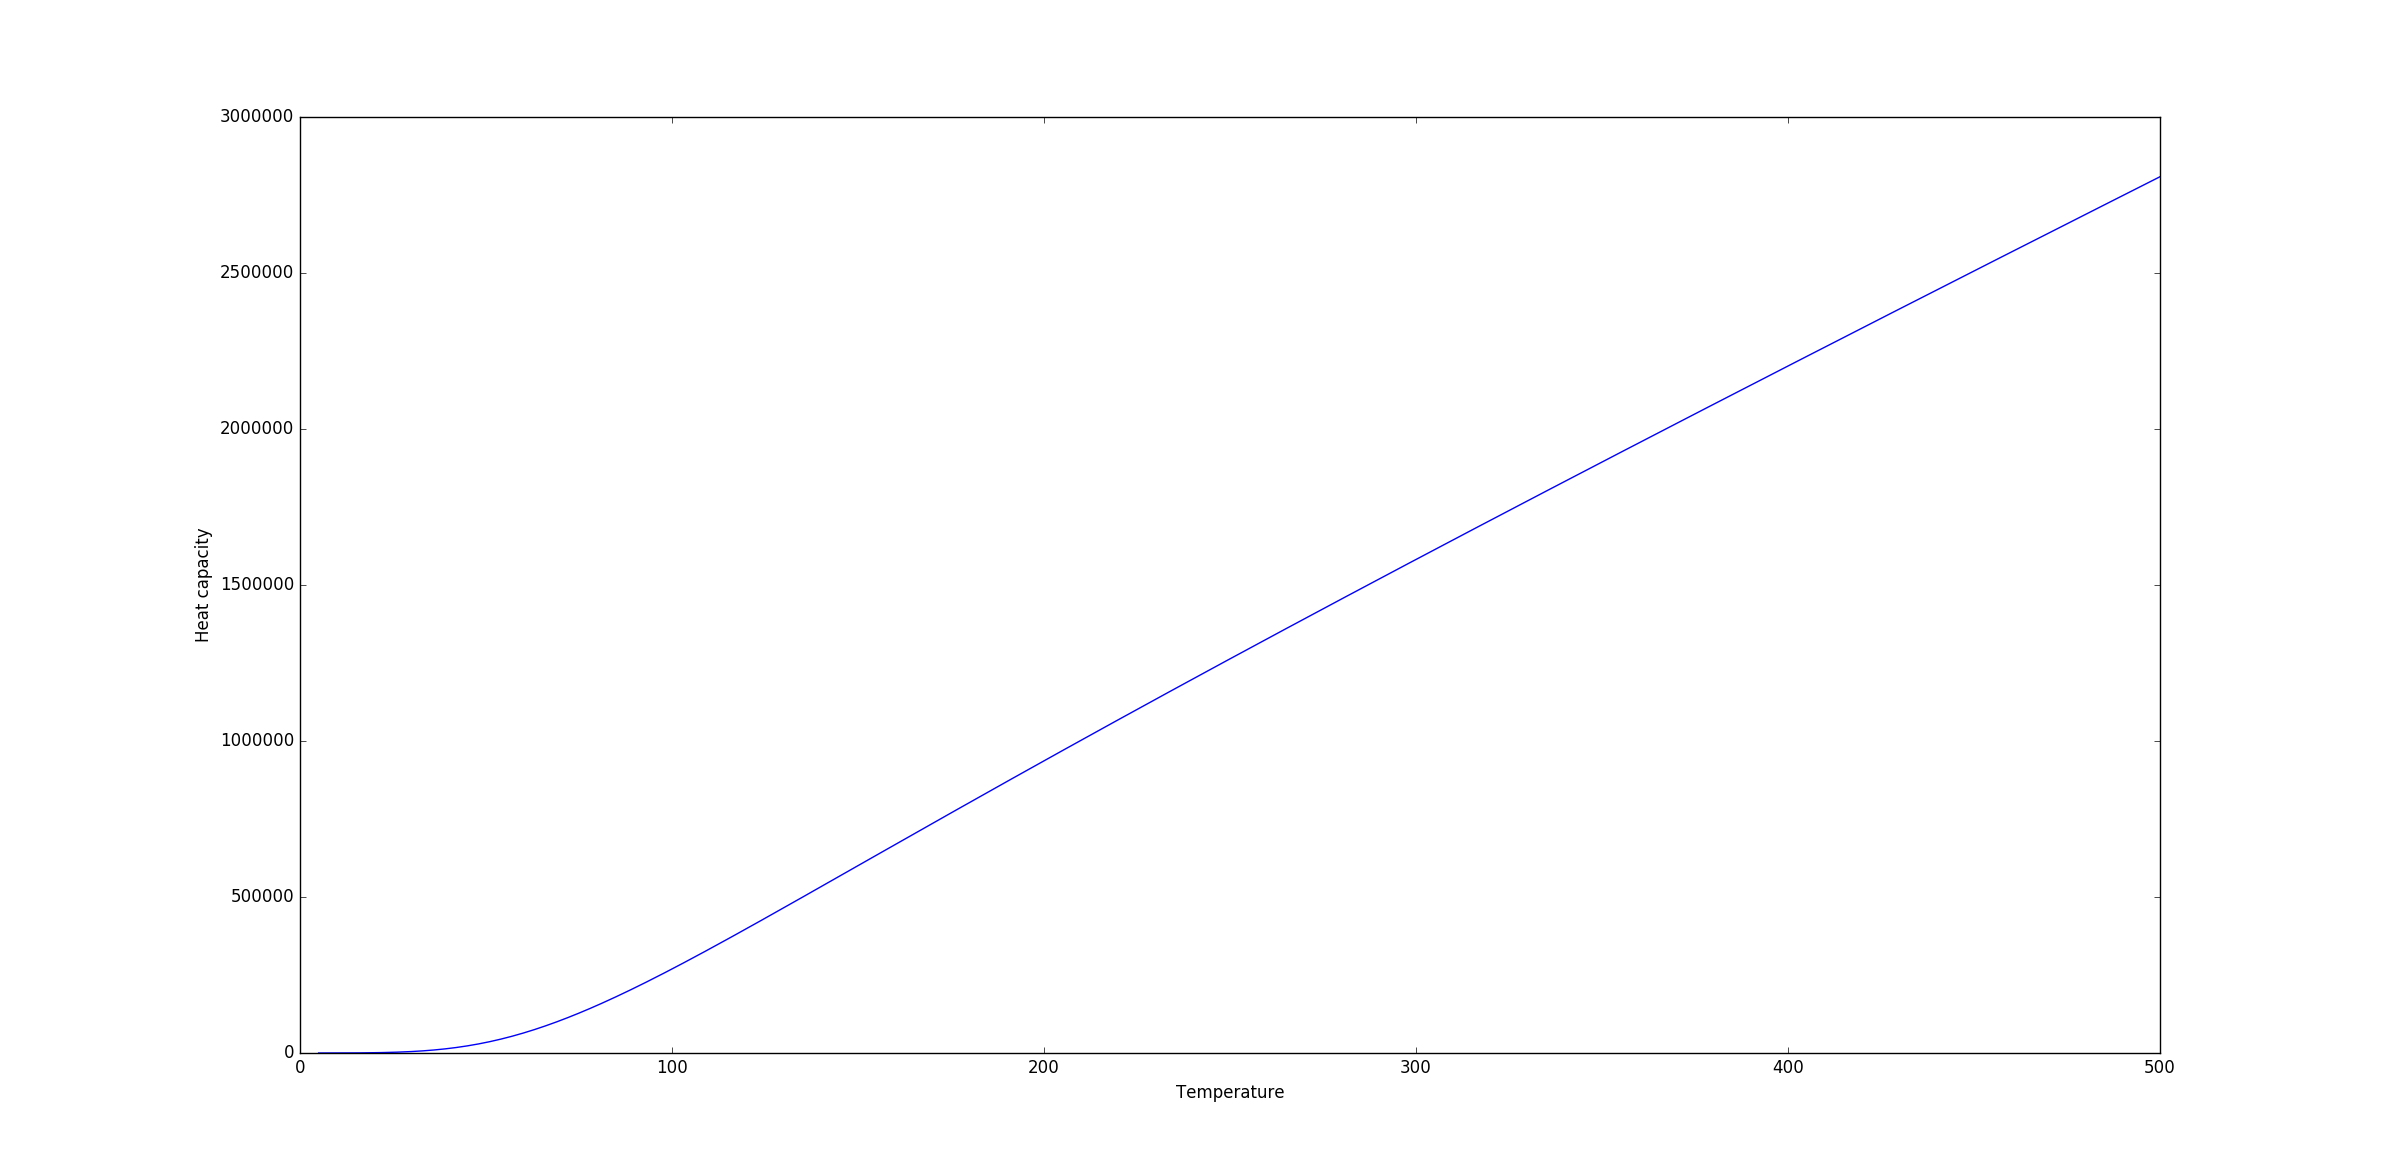

Python code for this plot:
#import functions
from numpy import zeros
from math import exp
from pylab import show,plot,xlabel,ylabel
#input temperature
userT=int(input("Enter the temperature: "))
#set variables
V=0.001
ro=6.022*10**28
kB=1.38*10**-23
TD=428
coef=9*V*ro*kB/(TD**3)
#set array
answer=zeros([496,2],float)
#define function to be integrated
def f(x):
	return x**4*exp(x)/((exp(x)-1)**2)
#integrate user defined temperature and calculate heat capacity
N=1000
a=0.0
b=TD/userT
h=(b-a)/N
s=0.5*f(b)
for k in range (1,N):
	s+=f(a+k*h)
user_answer=s*coef*userT**3
#print result
print("If temperature is: ",userT,", Then heat capacity is: ",user_answer)
#integrate from 5 Kelvin to 500 Kelvin
for T in range(5,501):
	b=TD/T
	h=(b-a)/N
	s=0.5*f(b)
	for k in range (1,N):
		s+=f(a+k*h)
	answer[T-5,0]=T
	answer[T-5,1]=s*coef*T**3
#plot the answer
plot(answer[:,0],answer[:,1])
xlabel("Temperature")
ylabel("Heat capacity")
show()
